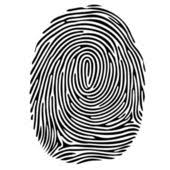
#> input picture Digital-Image/hm7/images.jpeg, 170 x 170 px
$ python hm7.py
#> lines starting #> are read from the running program, lines starting #| are printed output that depends on the picture; after the words box and inside, x2 and y2 are one past the last pixel; in counts of white or black regions, pixels touching at a corner belong together
#!/usr/bin/env python
# -*- coding: utf-8 -*-
__Auther__ = 'M4x'

import numpy as np
import matplotlib.pyplot as plt
import cv2
import pandas as pd
from copy import deepcopy as cp
import skimage.morphology as sm

class MorphologyDealing(object):
    def __init__(self):
        self.kernel3 = np.ones((3, 3), np.uint8)
        self.kernel5 = np.ones((5, 5), np.uint8)
        self.kernel9 = np.ones((9, 9), np.uint8)
        self.kernel15 = np.ones((15, 15), np.uint8)
        self.kernel25 = np.ones((25, 25), np.uint8)

    def show(self, key1, key2, key3, pivot):
        plt.figure(key1)
        plt.subplot(1, 2, 1)
        plt.imshow(img, 'gray')
        plt.title(key2)
        plt.subplot(1, 2, 2)
        plt.title(key3)
        plt.imshow(pivot, 'gray')

    def erosionImg(self, img):
        erosion = cv2.erode(img, self.kernel5, 1)
        self.show('erosion', 'original', 'erosion', erosion)

    def dilateImg(self, img):
        diatex = cv2.dilate(img, self.kernel5, 1)
        self.show("dilate", "original", "diatex", diatex)

    def ExopenImg(self, img):
        moropen = cv2.morphologyEx(img, cv2.MORPH_OPEN, self.kernel15)
        self.show("open op", "original", "MORPH_OPEN", moropen)

    def ExcloseImg(self, img):
        morclose = cv2.morphologyEx(img, cv2.MORPH_CLOSE, self.kernel15)
        self.show("close op", "original", "MORPH_CLOSE", morclose)

    def Skeletionize(self, img):
        sk_img = sm.skeletonize(img)
        self.show("get skeletonize", "original", "skeletonize", sk_img)

    def Hull(self, img):
        hull_img = sm.convex_hull_image(img)
        self.show("get convex hull", "original", "convex_hull_image", hull_img)

    def Labeled(self, img):
        label_img = sm.label(img, neighbors=8)
        self.show("get labels", "original", "labeled_image", label_img)

    def Thin(self, img):
        thin_img = sm.thin(img, max_iter=None)
        self.show("get thin", "original", "thin_image", thin_img)

    def Thick(self, img):
        w, h = img.shape
        img = 1 - img
        thick_img = sm.thin(img, max_iter=None)
        thick_img = np.invert(thick_img)
        self.show("get thick", "original", "thin_image", thick_img)

    def Skin(self, img):
        result = self.erosionImg(img)
        result = self.ExopenImg(result)
        result = self.dilateImg(result)
        plt.figure()
        plt.imshow(result, 'gray')

    def binaryGet(self, img, threshold):
        ret, binary_img = cv2.threshold(img, threshold, 1, cv2.THRESH_BINARY)
        return cp(binary_img)

if __name__ == '__main__':
    md = MorphologyDealing()
    img = cv2.imread('./images.jpeg', 0)
#> img is the input picture: shape (170, 170); min 0, max 255, mean 188.4
    img = md.binaryGet(img, 127)
#> in binaryGet, `ret, binary_img = cv2.threshold(img, threshold, 1, cv2.THRESH_BINARY)`:
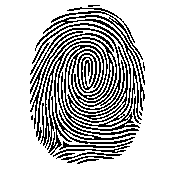
#> binary_img: shape (170, 170); values 0 (black) and 1 (white), 74.1% white; black in thin lines or dots, all inside (x1, y1, x2, y2) = (30, 5, 145, 164)
#> in binaryGet, `ret, binary_img = cv2.threshold(img, threshold, 1, cv2.THRESH_BINARY)`: ret = 127
    md.dilateImg(img)
#> in dilateImg, `diatex = cv2.dilate(img, self.kernel5, 1)`: diatex: shape (170, 170); every value is 1
    #  md.ExopenImg(img)
    #  md.ExcloseImg(img)
    #  md.Hull(img)
    md.Skeletionize(img)
#> in Skeletionize, `sk_img = sm.skeletonize(img)`:
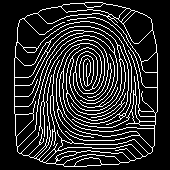
#> sk_img: shape (170, 170) bool; 16.5% white in thin lines or dots, all inside (x1, y1, x2, y2) = (14, 2, 158, 167)
    #  md.Labeled(img)
    md.Thin(img)
#> in Thin, `thin_img = sm.thin(img, max_iter=None)`:
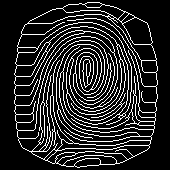
#> thin_img: shape (170, 170) bool; 16.3% white in thin lines or dots, all inside (x1, y1, x2, y2) = (14, 2, 158, 168)
    #  md.Thick(img)
    #  md.Skin(img)
    plt.show()
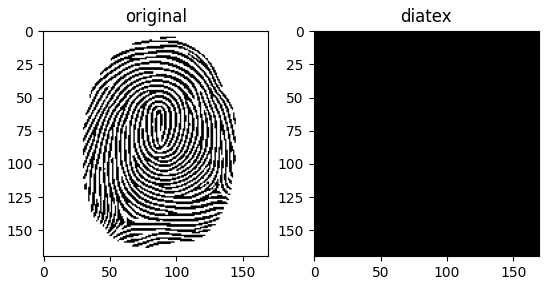
#> figure drawn by matplotlib, 2 panels
